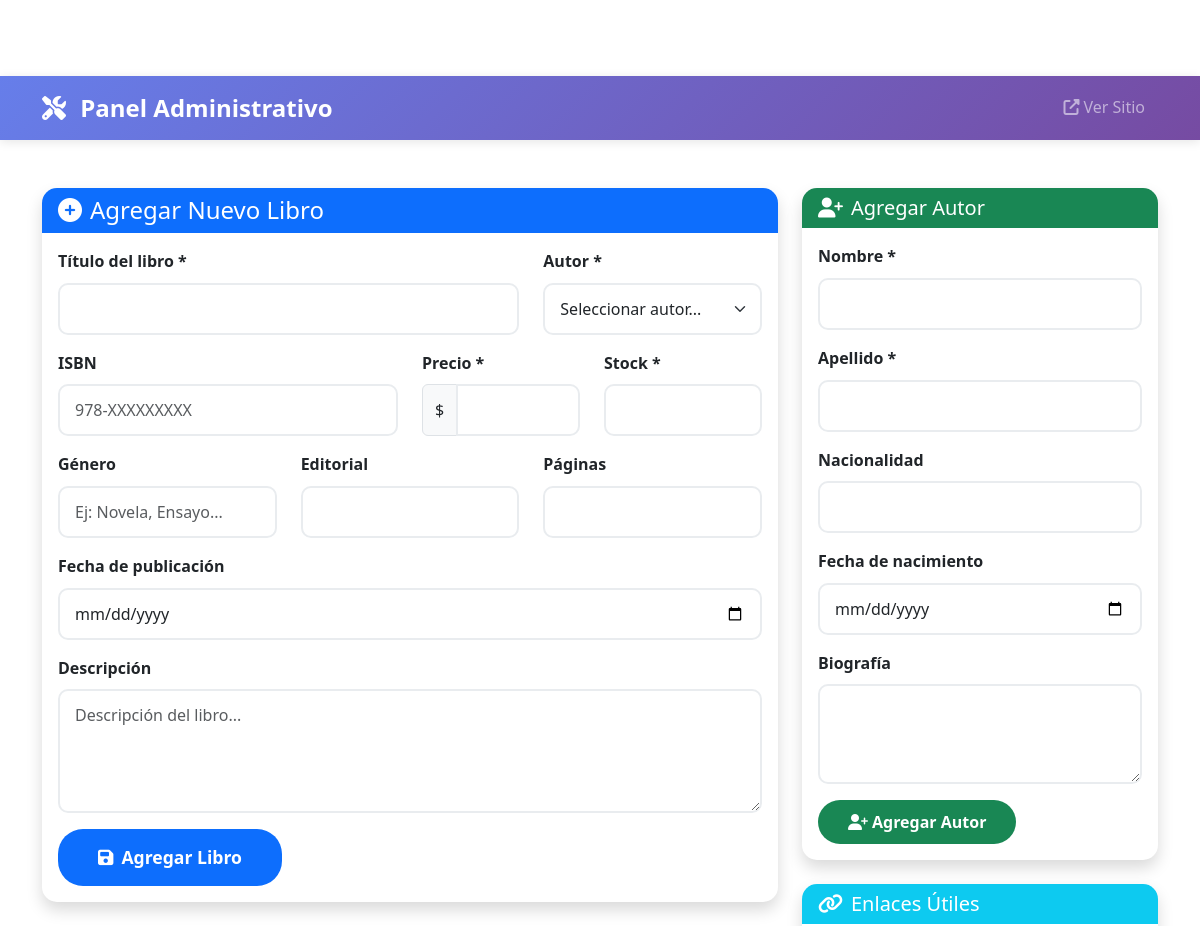
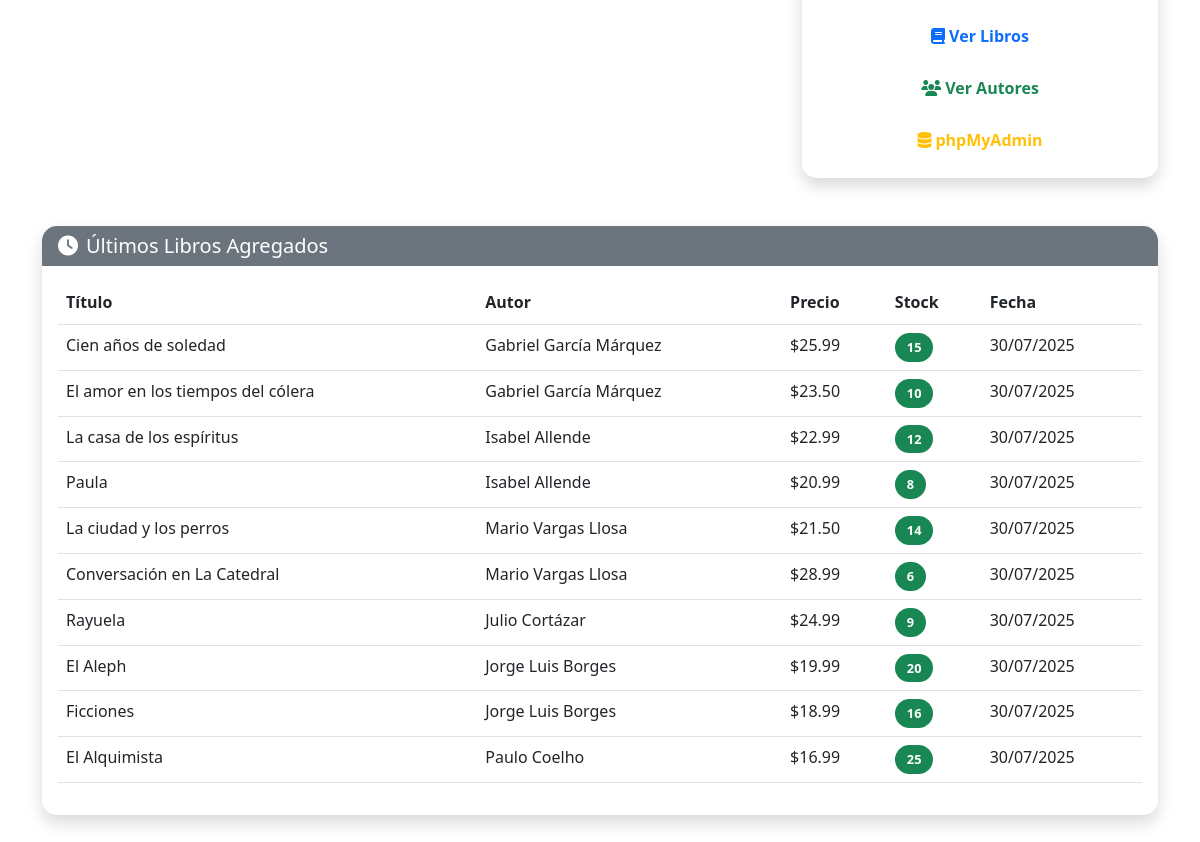
The app's page /admin.php with its own data (2 pictures, top to bottom).
### tables this page shows
CREATE TABLE `libros` (
  `id` int(11) NOT NULL,
  `titulo` varchar(200) NOT NULL,
  `autor_id` int(11) DEFAULT NULL,
  `isbn` varchar(20) DEFAULT NULL,
  `precio` decimal(10,2) DEFAULT NULL,
  `stock` int(11) DEFAULT 0,
  `descripcion` text DEFAULT NULL,
  `fecha_publicacion` date DEFAULT NULL,
  `genero` varchar(50) DEFAULT NULL,
  `editorial` varchar(100) DEFAULT NULL,
  `paginas` int(11) DEFAULT NULL,
  `imagen` varchar(255) DEFAULT NULL,
  `created_at` timestamp NOT NULL DEFAULT current_timestamp()
);

CREATE TABLE `autores` (
  `id` int(11) NOT NULL,
  `nombre` varchar(100) NOT NULL,
  `apellido` varchar(100) NOT NULL,
  `nacionalidad` varchar(50) DEFAULT NULL,
  `fecha_nacimiento` date DEFAULT NULL,
  `biografia` text DEFAULT NULL,
  `created_at` timestamp NOT NULL DEFAULT current_timestamp()
);

### config.php (called while the page is built, shortened)
<?php
function formatearFecha($fecha) {
    return date('d/m/Y', strtotime($fecha));
}
function formatearPrecio($precio) {
    return '$' . number_format($precio, 2);
}
?>

### admin.php (the view, shortened to what this page needs)
<?php
require_once 'config.php';
try {
    $stmt = $pdo->query("
        SELECT l.*, a.nombre, a.apellido
        FROM libros l
        LEFT JOIN autores a ON l.autor_id = a.id
        ORDER BY l.created_at DESC
        LIMIT 10
    ");
    $ultimos_libros = $stmt->fetchAll();
} catch(PDOException $e) {
    $ultimos_libros = [];
}
?>
<!DOCTYPE html>
<html lang="es">
<head>
    <link href="https://cdn.jsdelivr.net/npm/bootstrap@5.3.0/dist/css/bootstrap.min.css" rel="stylesheet">
    <link href="https://cdnjs.cloudflare.com/ajax/libs/font-awesome/6.4.0/css/all.min.css" rel="stylesheet">
    <link href="css/estilos.css" rel="stylesheet">
</head>
<body>
    <nav class="navbar navbar-expand-lg navbar-dark bg-dark">
        <div class="container">
            <a class="navbar-brand" href="admin_libros.php">
                <i class="fas fa-tools me-2"></i>
                Panel Administrativo
            </a>
            <div class="navbar-nav ms-auto">
                <a class="nav-link" href="index.php" target="_blank">
                    <i class="fas fa-external-link-alt me-1"></i>Ver Sitio
                </a>
            </div>
        </div>
    </nav>
    <div class="container my-5">
        <div class="row">
            <div class="col-lg-8">
                <div class="card shadow">
                    <div class="card-header bg-primary text-white">
                        <h4 class="mb-0">
                            <i class="fas fa-plus-circle me-2"></i>Agregar Nuevo Libro
                        </h4>
                    </div>
                    <div class="card-body">
                        <form method="POST">
                            <div class="row">
                                <div class="col-md-8 mb-3">
                                    <label for="titulo" class="form-label">Título del libro *</label>
                                    <input type="text" class="form-control" id="titulo" name="titulo" required>
                                </div>
                                <div class="col-md-4 mb-3">
                                    <label for="autor_id" class="form-label">Autor *</label>
                                    <select class="form-select" id="autor_id" name="autor_id" required>
                                        <option value="">Seleccionar autor...</option>
                                    </select>
                                </div>
                            </div>
                            <div class="row">
                                <div class="col-md-6 mb-3">
                                    <label for="isbn" class="form-label">ISBN</label>
                                    <input type="text" class="form-control" id="isbn" name="isbn" placeholder="978-XXXXXXXXX">
                                </div>
                                <div class="col-md-3 mb-3">
                                    <label for="precio" class="form-label">Precio *</label>
                                    <div class="input-group">
                                        <span class="input-group-text">$</span>
                                        <input type="number" step="0.01" class="form-control" id="precio" name="precio" required>
                                    </div>
                                </div>
                                <div class="col-md-3 mb-3">
                                    <label for="stock" class="form-label">Stock *</label>
                                    <input type="number" class="form-control" id="stock" name="stock" required>
                                </div>
                            </div>
                            <div class="row">
                                <div class="col-md-4 mb-3">
                                    <label for="genero" class="form-label">Género</label>
                                    <input type="text" class="form-control" id="genero" name="genero" placeholder="Ej: Novela, Ensayo...">
                                </div>
                                <div class="col-md-4 mb-3">
                                    <label for="editorial" class="form-label">Editorial</label>
                                    <input type="text" class="form-control" id="editorial" name="editorial">
                                </div>
                                <div class="col-md-4 mb-3">
                                    <label for="paginas" class="form-label">Páginas</label>
                                    <input type="number" class="form-control" id="paginas" name="paginas">
                                </div>
                            </div>
                            <div class="mb-3">
                                <label for="fecha_publicacion" class="form-label">Fecha de publicación</label>
                                <input type="date" class="form-control" id="fecha_publicacion" name="fecha_publicacion">
                            </div>
                            <div class="mb-3">
                                <label for="descripcion" class="form-label">Descripción</label>
                                <textarea class="form-control" id="descripcion" name="descripcion" rows="4" placeholder="Descripción del libro..."></textarea>
                            </div>
                            <button type="submit" name="agregar_libro" class="btn btn-primary btn-lg">
                                <i class="fas fa-save me-2"></i>Agregar Libro
                            </button>
                        </form>
                    </div>
                </div>
            </div>
            <div class="col-lg-4">
                <div class="card shadow mb-4">
                    <div class="card-header bg-success text-white">
                        <h5 class="mb-0">
                            <i class="fas fa-user-plus me-2"></i>Agregar Autor
                        </h5>
                    </div>
                    <div class="card-body">
                        <form method="POST">
                            <div class="mb-3">
                                <label for="nombre" class="form-label">Nombre *</label>
                                <input type="text" class="form-control" id="nombre" name="nombre" required>
                            </div>
                            <div class="mb-3">
                                <label for="apellido" class="form-label">Apellido *</label>
                                <input type="text" class="form-control" id="apellido" name="apellido" required>
                            </div>
                            <div class="mb-3">
                                <label for="nacionalidad" class="form-label">Nacionalidad</label>
                                <input type="text" class="form-control" id="nacionalidad" name="nacionalidad">
                            </div>
                            <div class="mb-3">
                                <label for="fecha_nacimiento" class="form-label">Fecha de nacimiento</label>
                                <input type="date" class="form-control" id="fecha_nacimiento" name="fecha_nacimiento">
                            </div>
                            <div class="mb-3">
                                <label for="biografia" class="form-label">Biografía</label>
                                <textarea class="form-control" id="biografia" name="biografia" rows="3"></textarea>
                            </div>
                            <button type="submit" name="agregar_autor" class="btn btn-success">
                                <i class="fas fa-user-plus me-1"></i>Agregar Autor
                            </button>
                        </form>
                    </div>
                </div>
                <div class="card shadow">
                    <div class="card-header bg-info text-white">
                        <h5 class="mb-0">
                            <i class="fas fa-link me-2"></i>Enlaces Útiles
                        </h5>
                    </div>
                    <div class="card-body">
                        <div class="d-grid gap-2">
                            <a href="libros.php" target="_blank" class="btn btn-outline-primary">
                                <i class="fas fa-book me-1"></i>Ver Libros
                            </a>
                            <a href="autores.php" target="_blank" class="btn btn-outline-success">
                                <i class="fas fa-users me-1"></i>Ver Autores
                            </a>
                            <a href="http://localhost/phpmyadmin/" target="_blank" class="btn btn-outline-warning">
                                <i class="fas fa-database me-1"></i>phpMyAdmin
                            </a>
                        </div>
                    </div>
                </div>
            </div>
        </div>
        <?php if (!empty($ultimos_libros)): ?>
        <div class="row mt-5">
            <div class="col-12">
                <div class="card shadow">
                    <div class="card-header bg-secondary text-white">
                        <h5 class="mb-0">
                            <i class="fas fa-clock me-2"></i>Últimos Libros Agregados
                        </h5>
                    </div>
                    <div class="card-body">
                        <div class="table-responsive">
                            <table class="table table-hover">
                                <thead>
                                    <tr>
                                        <th>Título</th>
                                        <th>Autor</th>
                                        <th>Precio</th>
                                        <th>Stock</th>
                                        <th>Fecha</th>
                                    </tr>
                                </thead>
                                <tbody>
                                    <?php foreach($ultimos_libros as $libro): ?>
                                    <tr>
                                        <td><?php echo htmlspecialchars($libro['titulo']); ?></td>
                                        <td><?php echo htmlspecialchars($libro['nombre'] . ' ' . $libro['apellido']); ?></td>
                                        <td><?php echo formatearPrecio($libro['precio']); ?></td>
                                        <td>
                                            <span class="badge <?php echo $libro['stock'] > 0 ? 'bg-success' : 'bg-danger'; ?>">
                                                <?php echo $libro['stock']; ?>
                                            </span>
                                        </td>
                                        <td><?php echo formatearFecha($libro['created_at']); ?></td>
                                    </tr>
                                    <?php endforeach; ?>
                                </tbody>
                            </table>
                        </div>
                    </div>
                </div>
            </div>
        </div>
        <?php endif; ?>
    </div>
</body>
</html>

### css/estilos.css (style rules this page uses)
:root { --primary-color: #0d6efd; --secondary-color: #6c757d; --success-color: #198754; --warning-color: #ffc107; --danger-color: #dc3545; --dark-color: #212529; --light-color: #f8f9fa; --gradient-primary: linear-gradient(135deg, #667eea 0%, #764ba2 100%); --gradient-hero: linear-gradient(135deg, #1e3c72 0%, #2a5298 100%); --shadow-light: 0 2px 10px rgba(0,0,0,0.1); --shadow-medium: 0 4px 20px rgba(0,0,0,0.15); --transition: all 0.3s ease; }
body { font-family: 'Segoe UI', Tahoma, Geneva, Verdana, sans-serif; padding-top: 76px; line-height: 1.6; }
.navbar { box-shadow: var(--shadow-light); background: var(--gradient-primary) !important; }
.navbar-brand { font-weight: bold; font-size: 1.5rem; }
.navbar-nav .nav-link { margin: 0 5px; border-radius: 5px; transition: var(--transition); }
.card { border: none; transition: var(--transition); border-radius: 15px; overflow: hidden; }
.card-header { border-bottom: none; font-weight: 600; }
.btn { border-radius: 25px; padding: 10px 30px; font-weight: 600; transition: var(--transition); border: none; }
.btn-lg { padding: 15px 40px; font-size: 1.1rem; }
.badge { padding: 8px 12px; font-size: 0.8rem; border-radius: 20px; }
.form-control, .form-select { border-radius: 10px; border: 2px solid #e9ecef; padding: 12px 15px; transition: var(--transition); }
.form-label { font-weight: 600; color: var(--dark-color); margin-bottom: 8px; }

### records on screen
libros: titulo "Cien años de soledad", autor.apellido "Gabriel García Márquez", precio "$25.99", stock "15", created_at "30/07/2025"
libros: titulo "El amor en los tiempos del cólera", autor.apellido "Gabriel García Márquez", precio "$23.50", stock "10", created_at "30/07/2025"
libros: titulo "La casa de los espíritus", autor.apellido "Isabel Allende", precio "$22.99", stock "12", created_at "30/07/2025"
libros: titulo "Paula", autor.apellido "Isabel Allende", precio "$20.99", stock "8", created_at "30/07/2025"
libros: titulo "La ciudad y los perros", autor.apellido "Mario Vargas Llosa", precio "$21.50", stock "14", created_at "30/07/2025"
libros: titulo "Conversación en La Catedral", autor.apellido "Mario Vargas Llosa", precio "$28.99", stock "6", created_at "30/07/2025"
libros: titulo "Rayuela", autor.apellido "Julio Cortázar", precio "$24.99", stock "9", created_at "30/07/2025"
libros: titulo "El Aleph", autor.apellido "Jorge Luis Borges", precio "$19.99", stock "20", created_at "30/07/2025"
libros: titulo "Ficciones", autor.apellido "Jorge Luis Borges", precio "$18.99", stock "16", created_at "30/07/2025"
libros: titulo "El Alquimista", autor.apellido "Paulo Coelho", precio "$16.99", stock "25", created_at "30/07/2025"
